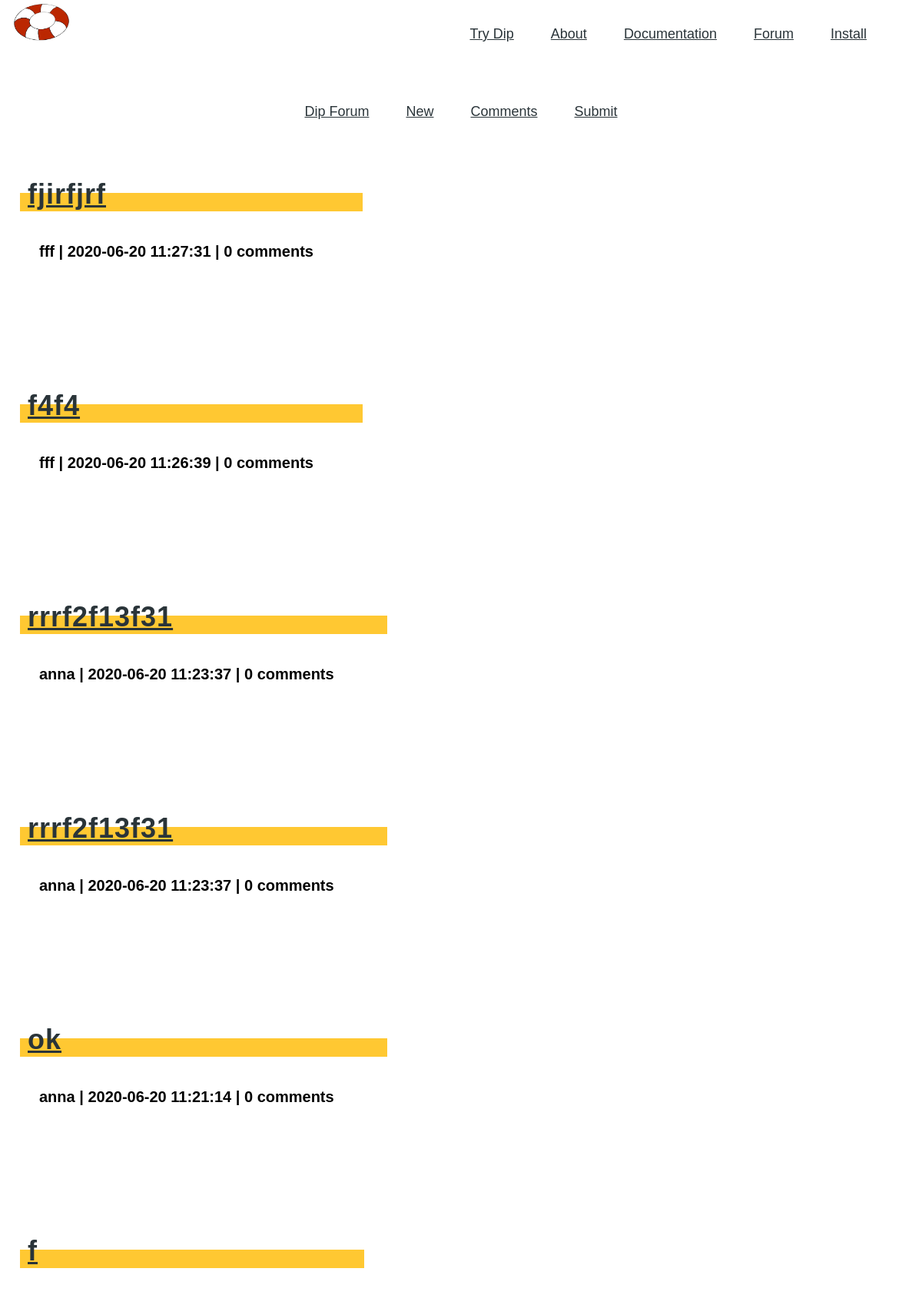
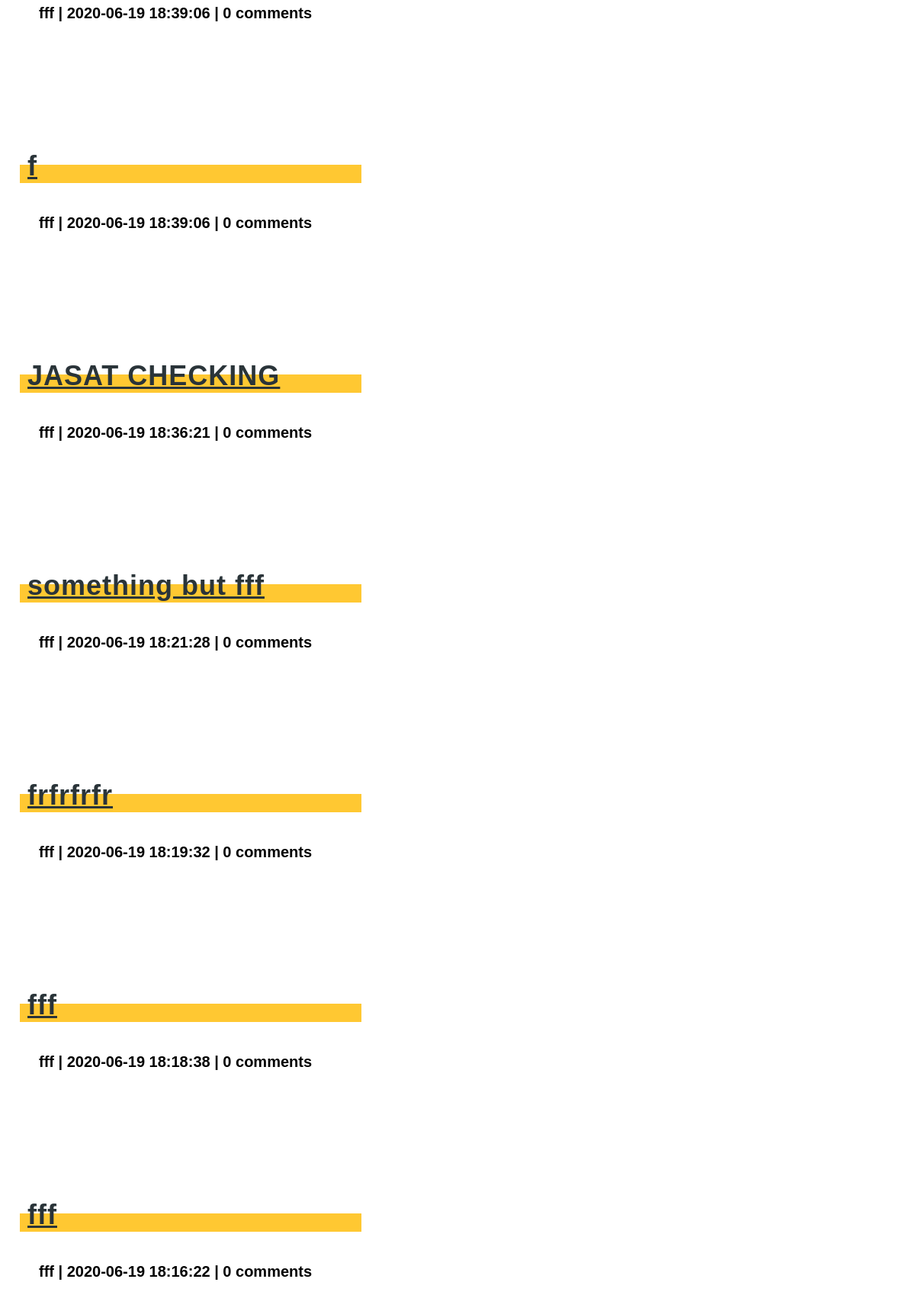
The app's page /newest (upper part) with its own data (2 pictures, top to bottom).
### tables this page shows
CREATE TABLE 'posts' ('id' integer PRIMARY KEY NOT NULL, 'title' text NOT NULL,'description' varchar(1000000000) NOT NULL, 'author' text NOT NULL, 'timestamp' timestamp NOT NULL DEFAULT CURRENT_TIMESTAMP,'comments' text, 'upvotes' integer NOT NULL DEFAULT 1);

### application.py (the view)
@app.route("/newest", methods=['GET', 'POST'])
def newest():
    posts = []
    rows = db.execute("SELECT * FROM posts ORDER BY timestamp DESC")
    for index, row in enumerate(rows):
        op = db.execute("SELECT * FROM comments WHERE post_id = :identification",
                          identification=row["id"])
        posts.append(list((row["title"], row["description"], row['id'], row['author'], row['timestamp'], len(op))))
    return render_template("newest.html",posts=posts)

### templates/newest.html (shortened to what this page needs)
<link rel="stylesheet" href="/static/solarized-dark.css"/>
    <link rel="stylesheet" href="/static/vendor_10880690442070639967.css"/>
    <link rel="stylesheet" href="/static/fonts_8049871103083011125.css"/>
    <link rel="stylesheet" href="/static/app_12353512879680388157.css"/>
    <nav class="flex flex-row justify-center justify-end-l items-center flex-wrap ph2 pl3-ns pr4-ns pb3">
  <div class="brand flex-auto w-100 w-auto-l self-start tc tl-l">
    <a href="/" class="brand">
      <img class="v-mid ml0-l" alt="Dip Logo" src="/static/dip logo.png">
    </a>
  </div>
  <ul class="nav list w-100 w-auto-l flex flex-none flex-row flex-wrap justify-center justify-end-l items-center pv2 ph0 ph4-ns">
    <li class="tc pv2 ph2 ph4-ns flex-20-s"><a href="/try">Try Dip</a></li>
    <li class="tc pv2 ph2 ph4-ns flex-20-s"><a href="/about">About</a></li>
    <li class="tc pv2 ph2 ph4-ns flex-20-s"><a href="/docs">Documentation</a></li>
    <li class="tc pv2 ph2 ph4-ns flex-20-s"><a href="/forum">Forum</a></li>
    <li class="tc pv2 ph2 ph4-ns flex-20-s"><a href="/install">Install</a></li>
  </ul>
</nav>
<nav class="center">
  <ul class="nav list w-100 w-auto-l flex flex-none flex-row flex-wrap justify-center justify-end-l items-center pv2 ph0 ph4-ns center">
    <li class="tc pv2 ph2 ph4-ns flex-20-s"><a href="/forum">Dip Forum</a></li>
    <li class="tc pv2 ph2 ph4-ns flex-20-s"><a href="/newest">New</a></li>
    <li class="tc pv2 ph2 ph4-ns flex-20-s"><a href="/comments">Comments</a></li>
    <li class="tc pv2 ph2 ph4-ns flex-20-s"><a href="/submit">Submit</a></li>
  </ul>
</nav>
{% for post in posts %}
<section class="white thanks">
  <div class="w-100 mw-none ph3 mw8-m mw9-l center">
    <header>
      <h2><a href = posts/{{ post[2] }}>{{ post[0] }}</a></h2>
      <div class="highlight"class = "center" style = "font-size: 40px;"></div>
      <h3 style = "font-size: 20px; padding-left: 15px; padding-bottom: 15px; padding-top: 15px;">{{ post[3] }}  | {{ post[4] }} | {{ post[5] }} comments</h3>
    </header>
  </div>
</section>
{% endfor %}

### static/app_12353512879680388157.css (style rules this page uses)
header h1, section h2 { z-index: 999999; position: relative; letter-spacing: 1px; font-weight: 300; }
header h2 { font-size: 4.2rem; line-height: 1.25; font-weight: 300; }
section h3 { margin-top: 0; line-height: 1.3; }
section { padding: 30px 0 60px 0; }
section header { padding: 30px 0 60px 0; display: inline-block; }
section header h2 { margin: 0; padding: 0; letter-spacing: 1px; font-size: 4.2rem; line-height: 1.25; }
section h2 { font-family: "Fira Sans", Helvetica, Arial, sans-serif; font-weight: 800; }
section h3 { font-weight: 600; line-height: 1.3; }
ul { list-style: circle; padding-left: 1.5em; }
.nav a { color: #2a3439; }
div.brand { color: black; font-family: "Alfa Slab One", serif; font-size: 3rem; text-decoration: none; margin-top: 3px; }
div.brand img { width: 80px; margin-top: -3px; }
a.brand { color: black; text-decoration: none; }
.white { color: black; }
.white .highlight { background-color: #ffc832; }
.white a { color: #2a3439; text-decoration: underline; }
h3 { font-weight: 600; font-size: 1.5em; letter-spacing: normal; }
.highlight { height: 24px; position: relative; top: -24px; left: -10px; width: 120%; max-width: 90vw; line-height: 1.6; }
section header { padding-top: 10px; padding-bottom: 30px; }
section header h2 { font-size: 3rem; }

### records on screen
posts: title "fjirfjrf", author "fff", timestamp "2020-06-20 11:27:31", description "0"
posts: title "f4f4", author "fff", timestamp "2020-06-20 11:26:39", description "0"
posts: title "rrrf2f13f31", author "anna", timestamp "2020-06-20 11:23:37", post "0"
posts: title "rrrf2f13f31", author "anna", timestamp "2020-06-20 11:23:37", post "0"
posts: title "ok", author "anna", timestamp "2020-06-20 11:21:14", post "0"
posts: title "f", author "fff", timestamp "2020-06-19 18:39:06", post "0"
posts: title "f", author "fff", timestamp "2020-06-19 18:39:06", post "0"
posts: title "JASAT CHECKING", author "fff", timestamp "2020-06-19 18:36:21", post "0"
posts: title "something but fff", author "fff", timestamp "2020-06-19 18:21:28", post "0"
posts: title "frfrfrfr", author "fff", timestamp "2020-06-19 18:19:32", post "0"
posts: title "fff", author "fff", timestamp "2020-06-19 18:18:38", post "0"
posts: title "fff", author "fff", timestamp "2020-06-19 18:16:22", post "0"
